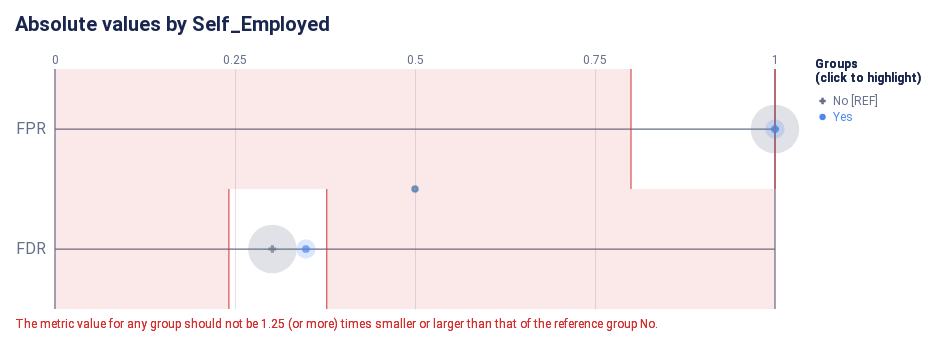

Here is the notebook cell this chart was saved with:
### Code cell
ap.absolute(bdf, metrics, 'Self_Employed', fairness_threshold = disparity_tolerance)

### Figure 1 — Vega-Lite specification as saved in the notebook (floating-point values rounded to 4 significant figures)
{"config": {"view": {"continuousWidth": 300, "continuousHeight": 300, "strokeWidth": 0}, "axisLeft": {"labelColor": "rgb(102, 111, 137)", "labelFont": "Roboto, Arial, sans-serif", "labelFontSize": 16}, "title": {"anchor": "start", "color": "rgb(25, 39, 78)", "font": "Roboto, Arial, sans-serif", "fontSize": 20, "fontWeight": "bold"}}, "layer": [{"data": {"name": "data-22e37ecfbb523156dad3ffdb726c704c"}, "mark": {"type": "rule", "stroke": "rgb(102, 111, 137)", "strokeWidth": 1.25, "tooltip": null}, "encoding": {"x": {"field": "start", "scale": {"domain": [0, 1], "range": [40.0, 760.0]}, "type": "quantitative"}, "x2": {"field": "end"}, "y": {"axis": {"domain": false, "labelAngle": 0, "labelPadding": -30, "orient": "left", "ticks": false, "title": null}, "field": "y_position", "scale": {"domain": ["FPR", "FDR"], "range": [30.0, 270.0]}, "type": "nominal"}}}, {"data": {"name": "data-6cfe259518f6c7b358d8f836a73e6b7f"}, "mark": {"type": "rule", "stroke": "rgb(102, 111, 137)", "strokeWidth": 1.25, "tooltip": null}, "encoding": {"x": {"field": "x_position", "scale": {"domain": [0, 1], "range": [40.0, 760.0]}, "type": "quantitative"}, "y": {"value": 30.0}, "y2": {"value": 270.0}}}, {"data": {"name": "data-60ed1133fa688d151d36705a369482e0"}, "mark": {"type": "text", "align": "center", "color": "rgb(102, 111, 137)", "font": "Roboto, Arial, sans-serif", "fontSize": 12, "fontWeight": "normal", "tooltip": null}, "encoding": {"text": {"field": "value", "type": "nominal"}, "x": {"field": "value", "scale": {"domain": [0, 1], "range": [40.0, 760.0]}, "type": "quantitative"}, "y": {"value": 21.0}}}, {"layer": [{"mark": {"type": "rect", "opacity": 0.8, "stroke": "rgb(211, 47, 47)", "strokeWidth": 1.25, "tooltip": null}, "encoding": {"x": {"field": "lower_threshold_value", "scale": {"domain": [0, 1], "range": [40.0, 760.0]}, "type": "quantitative"}, "x2": {"field": "lower_threshold_value"}, "y": {"axis": {"domain": false, "grid": false, "labels": false, "ticks": false, "title": null}, "field": "metric", "scale": {"domain": ["FPR", "FDR"], "range": [30.0, 270.0]}, "type": "nominal"}}}, {"mark": {"type": "rect", "opacity": 0.8, "stroke": "rgb(211, 47, 47)", "strokeWidth": 1.25, "tooltip": null}, "encoding": {"x": {"field": "upper_threshold_value", "scale": {"domain": [0, 1], "range": [40.0, 760.0]}, "type": "quantitative"}, "x2": {"field": "upper_threshold_value"}, "y": {"axis": {"domain": false, "grid": false, "labels": false, "ticks": false, "title": null}, "field": "metric", "scale": {"domain": ["FPR", "FDR"], "range": [30.0, 270.0]}, "type": "nominal"}}}, {"layer": [{"mark": {"type": "rect", "fill": "rgb(211, 47, 47)", "opacity": 0.1, "tooltip": null}, "encoding": {"x": {"field": "lower_threshold_value", "scale": {"domain": [0, 1], "range": [40.0, 760.0]}, "type": "quantitative"}, "x2": {"field": "lower_end"}, "y": {"axis": {"domain": false, "grid": false, "labels": false, "ticks": false, "title": null}, "field": "metric", "scale": {"domain": ["FPR", "FDR"], "range": [30.0, 270.0]}, "type": "nominal"}}}, {"mark": {"type": "rect", "fill": "rgb(211, 47, 47)", "opacity": 0.1, "tooltip": null}, "encoding": {"x": {"field": "upper_threshold_value", "scale": {"domain": [0, 1], "range": [40.0, 760.0]}, "type": "quantitative"}, "x2": {"field": "upper_end"}, "y": {"axis": {"domain": false, "grid": false, "labels": false, "ticks": false, "title": null}, "field": "metric", "scale": {"domain": ["FPR", "FDR"], "range": [30.0, 270.0]}, "type": "nominal"}}}]}, {"layer": [{"mark": {"type": "text", "align": "left", "baseline": "top", "fill": "rgb(211, 47, 47)", "font": "Roboto, Arial, sans-serif", "fontSize": 12, "fontWeight": "normal", "tooltip": null}, "encoding": {"text": {"value": "The metric value for any group should not be 1.25 (or more) times smaller or larger than that of the reference group No."}, "x": {"value": 0}, "y": {"value": 280.0}}}], "data": {"name": "data-79dd248bdaa0ea02c535240e8ad022c8"}}], "data": {"name": "data-464a07ea46140fd2b6fa1725d9c26515"}}, {"layer": [{"data": {"name": "empty"}, "mark": {"type": "circle"}}, {"data": {"name": "data-39f593c407b90006661266e1ad5f1f07"}, "mark": {"type": "circle", "cursor": "pointer", "opacity": 0.2}, "encoding": {"color": {"condition": {"param": "param_37", "empty": true, "field": "attribute_value", "legend": null, "scale": {"domain": ["No", "Yes"], "range": ["rgb(102, 111, 137)", "rgb(76, 136, 238)", "rgb(254, 97, 0)", "rgb(220, 38, 127)", "rgb(255, 176, 0)", "rgb(150, 95, 230)"]}, "type": "nominal"}, "value": "rgb(225, 226, 231)"}, "size": {"field": "group_size", "legend": null, "scale": {"domain": [0, 496.8], "range": [0, 2827.0]}, "type": "quantitative"}, "tooltip": [{"field": "attribute_value", "title": "Group", "type": "nominal"}, {"field": "tooltip_group_size", "title": "Group Size", "type": "nominal"}, {"field": "tooltip_disparity_explanation_fpr", "title": "Disparity", "type": "nominal"}, {"field": "fpr", "format": ".2f", "title": "FPR", "type": "quantitative"}], "x": {"axis": {"domain": false, "gridColor": "rgb(225, 226, 231)", "labels": false, "ticks": false, "title": null, "values": [0.25, 0.5, 0.75]}, "field": "fpr", "scale": {"domain": [0, 1], "range": [40.0, 760.0]}, "type": "quantitative"}, "y": {"axis": {"domain": false, "grid": false, "labels": false, "ticks": false, "title": null}, "field": "metric_variable", "scale": {"domain": ["FPR", "FDR"], "range": [30.0, 270.0]}, "type": "nominal"}}, "name": "view_38", "transform": [{"calculate": "'FPR'", "as": "metric_variable"}]}, {"data": {"name": "data-39f593c407b90006661266e1ad5f1f07"}, "mark": {"type": "circle", "cursor": "pointer", "opacity": 0.2}, "encoding": {"color": {"condition": {"param": "param_37", "empty": true, "field": "attribute_value", "legend": null, "scale": {"domain": ["No", "Yes"], "range": ["rgb(102, 111, 137)", "rgb(76, 136, 238)", "rgb(254, 97, 0)", "rgb(220, 38, 127)", "rgb(255, 176, 0)", "rgb(150, 95, 230)"]}, "type": "nominal"}, "value": "rgb(225, 226, 231)"}, "size": {"field": "group_size", "legend": null, "scale": {"domain": [0, 496.8], "range": [0, 2827.0]}, "type": "quantitative"}, "tooltip": [{"field": "attribute_value", "title": "Group", "type": "nominal"}, {"field": "tooltip_group_size", "title": "Group Size", "type": "nominal"}, {"field": "tooltip_disparity_explanation_fdr", "title": "Disparity", "type": "nominal"}, {"field": "fdr", "format": ".2f", "title": "FDR", "type": "quantitative"}], "x": {"axis": {"domain": false, "gridColor": "rgb(225, 226, 231)", "labels": false, "ticks": false, "title": null, "values": [0.25, 0.5, 0.75]}, "field": "fdr", "scale": {"domain": [0, 1], "range": [40.0, 760.0]}, "type": "quantitative"}, "y": {"axis": {"domain": false, "grid": false, "labels": false, "ticks": false, "title": null}, "field": "metric_variable", "scale": {"domain": ["FPR", "FDR"], "range": [30.0, 270.0]}, "type": "nominal"}}, "name": "view_40", "transform": [{"calculate": "'FDR'", "as": "metric_variable"}]}, {"layer": [{"data": {"name": "empty"}, "mark": {"type": "point"}}, {"data": {"name": "data-39f593c407b90006661266e1ad5f1f07"}, "mark": {"type": "point", "cursor": "pointer", "filled": true, "size": 60}, "encoding": {"color": {"condition": {"param": "param_37", "empty": true, "field": "attribute_value", "legend": null, "scale": {"domain": ["No", "Yes"], "range": ["rgb(102, 111, 137)", "rgb(76, 136, 238)", "rgb(254, 97, 0)", "rgb(220, 38, 127)", "rgb(255, 176, 0)", "rgb(150, 95, 230)"]}, "type": "nominal"}, "value": "rgb(225, 226, 231)"}, "shape": {"field": "attribute_value", "legend": null, "scale": {"domain": ["No", "Yes"], "range": ["cross", "circle"]}, "type": "nominal"}, "tooltip": [{"field": "attribute_value", "title": "Group", "type": "nominal"}, {"field": "tooltip_group_size", "title": "Group Size", "type": "nominal"}, {"field": "tooltip_disparity_explanation_fpr", "title": "Disparity", "type": "nominal"}, {"field": "fpr", "format": ".2f", "title": "FPR", "type": "quantitative"}], "x": {"axis": {"domain": false, "gridColor": "rgb(225, 226, 231)", "labels": false, "ticks": false, "title": null, "values": [0.25, 0.5, 0.75]}, "field": "fpr", "scale": {"domain": [0, 1], "range": [40.0, 760.0]}, "type": "quantitative"}, "y": {"axis": {"domain": false, "grid": false, "labels": false, "ticks": false, "title": null}, "field": "metric_variable", "scale": {"domain": ["FPR", "FDR"], "range": [30.0, 270.0]}, "type": "nominal"}}, "name": "view_37", "transform": [{"calculate": "'FPR'", "as": "metric_variable"}]}, {"data": {"name": "data-39f593c407b90006661266e1ad5f1f07"}, "mark": {"type": "point", "cursor": "pointer", "filled": true, "size": 60}, "encoding": {"color": {"condition": {"param": "param_37", "empty": true, "field": "attribute_value", "legend": null, "scale": {"domain": ["No", "Yes"], "range": ["rgb(102, 111, 137)", "rgb(76, 136, 238)", "rgb(254, 97, 0)", "rgb(220, 38, 127)", "rgb(255, 176, 0)", "rgb(150, 95, 230)"]}, "type": "nominal"}, "value": "rgb(225, 226, 231)"}, "shape": {"field": "attribute_value", "legend": null, "scale": {"domain": ["No", "Yes"], "range": ["cross", "circle"]}, "type": "nominal"}, "tooltip": [{"field": "attribute_value", "title": "Group", "type": "nominal"}, {"field": "tooltip_group_size", "title": "Group Size", "type": "nominal"}, {"field": "tooltip_disparity_explanation_fdr", "title": "Disparity", "type": "nominal"}, {"field": "fdr", "format": ".2f", "title": "FDR", "type": "quantitative"}], "x": {"axis": {"domain": false, "gridColor": "rgb(225, 226, 231)", "labels": false, "ticks": false, "title": null, "values": [0.25, 0.5, 0.75]}, "field": "fdr", "scale": {"domain": [0, 1], "range": [40.0, 760.0]}, "type": "quantitative"}, "y": {"axis": {"domain": false, "grid": false, "labels": false, "ticks": false, "title": null}, "field": "metric_variable", "scale": {"domain": ["FPR", "FDR"], "range": [30.0, 270.0]}, "type": "nominal"}}, "name": "view_39", "transform": [{"calculate": "'FDR'", "as": "metric_variable"}]}]}]}, {"layer": [{"mark": {"type": "point", "cursor": "pointer", "filled": true, "opacity": 1, "size": 40}, "encoding": {"color": {"condition": {"param": "param_37", "empty": true, "field": "attribute_value", "legend": null, "scale": {"domain": ["No", "Yes"], "range": ["rgb(102, 111, 137)", "rgb(76, 136, 238)", "rgb(254, 97, 0)", "rgb(220, 38, 127)", "rgb(255, 176, 0)", "rgb(150, 95, 230)"]}, "type": "nominal"}, "value": "rgb(225, 226, 231)"}, "shape": {"field": "attribute_value", "legend": null, "scale": {"domain": ["No", "Yes"], "range": ["cross", "circle"]}, "type": "nominal"}, "x": {"value": 807.6}, "y": {"axis": {"domain": false, "grid": false, "labels": false, "ticks": false, "title": null}, "field": "attribute_value", "scale": {"domain": ["No", "Yes"], "range": [54, 86]}, "type": "nominal"}}, "name": "view_41"}, {"mark": {"type": "text", "align": "left", "baseline": "middle", "cursor": "pointer", "font": "Roboto, Arial, sans-serif", "fontSize": 12, "fontWeight": "normal"}, "encoding": {"color": {"condition": {"param": "param_37", "empty": true, "field": "attribute_value", "legend": null, "scale": {"domain": ["No", "Yes"], "range": ["rgb(102, 111, 137)", "rgb(76, 136, 238)", "rgb(254, 97, 0)", "rgb(220, 38, 127)", "rgb(255, 176, 0)", "rgb(150, 95, 230)"]}, "type": "nominal"}, "value": "rgb(225, 226, 231)"}, "text": {"field": "label", "type": "nominal"}, "x": {"value": 818.1}, "y": {"axis": {"domain": false, "grid": false, "labels": false, "ticks": false, "title": null}, "field": "attribute_value", "scale": {"domain": ["No", "Yes"], "range": [54, 86]}, "type": "nominal"}}, "name": "view_42"}, {"data": {"name": "data-79dd248bdaa0ea02c535240e8ad022c8"}, "mark": {"type": "text", "align": "left", "baseline": "top", "color": "rgb(25, 39, 78)", "font": "Roboto, Arial, sans-serif", "fontSize": 12, "fontWeight": "bold"}, "encoding": {"text": {"value": "(click to highlight)"}, "x": {"value": 800}, "y": {"value": 34}}}, {"data": {"name": "data-79dd248bdaa0ea02c535240e8ad022c8"}, "mark": {"type": "text", "align": "left", "baseline": "top", "color": "rgb(25, 39, 78)", "font": "Roboto, Arial, sans-serif", "fontSize": 12, "fontWeight": "bold"}, "encoding": {"text": {"value": "Groups"}, "x": {"value": 800}, "y": {"value": 20}}}], "data": {"name": "data-ded1333ff6a0f172f528de5ec921d941"}}], "height": 300, "padding": {"top": 15, "bottom": 5.0, "left": 15, "right": 15}, "params": [{"name": "param_39", "select": {"type": "point", "fields": ["attribute_value"]}, "views": ["view_38"]}, {"name": "param_41", "select": {"type": "point", "fields": ["attribute_value"]}, "views": ["view_40"]}, {"name": "param_38", "select": {"type": "point", "fields": ["attribute_value"]}, "views": ["view_37"]}, {"name": "param_40", "select": {"type": "point", "fields": ["attribute_value"]}, "views": ["view_39"]}, {"name": "param_37", "select": {"type": "point", "fields": ["attribute_value"]}, "views": ["view_41"]}, {"name": "param_42", "select": {"type": "point", "fields": ["attribute_value"]}, "views": ["view_42"]}], "resolve": {"scale": {"size": "independent", "y": "independent"}}, "title": "Absolute values by Self_Employed", "usermeta": {"embedOptions": {"scaleFactor": 5, "downloadFileName": "absolute_chart"}}, "width": 800, "$schema": "https://vega.github.io/schema/vega-lite/v5.16.3.json", "datasets": {"data-22e37ecfbb523156dad3ffdb726c704c": [{"y_position": "FPR", "start": 0, "end": 1}, {"y_position": "FDR", "start": 0, "end": 1}], "data-6cfe259518f6c7b358d8f836a73e6b7f": [{"x_position": 0}, {"x_position": 1}], "data-60ed1133fa688d151d36705a369482e0": [{"value": 0.0}, {"value": 0.25}, {"value": 0.5}, {"value": 0.75}, {"value": 1.0}], "data-464a07ea46140fd2b6fa1725d9c26515": [{"lower_end": 0, "upper_end": 1, "lower_threshold_value": 0.8, "upper_threshold_value": 1.0, "metric": "FPR"}, {"lower_end": 0, "upper_end": 1, "lower_threshold_value": 0.2415, "upper_threshold_value": 0.3774, "metric": "FDR"}], "data-79dd248bdaa0ea02c535240e8ad022c8": [{"a": 1, "b": 0}, {"a": 1, "b": 0}], "empty": [{}], "data-39f593c407b90006661266e1ad5f1f07": [{"attribute_name": "Self_Employed", "attribute_value": "No", "group_size": 414, "total_entities": 480, "fpr": 1.0, "fdr": 0.3019, "fpr_disparity": 1.0, "fdr_disparity": 1.0, "fpr_disparity_scaled": 0.0, "fdr_disparity_scaled": 0.0, "tooltip_group_size": "414 (86.25%)", "tooltip_disparity_explanation_fpr": "Reference group", "tooltip_disparity_explanation_fdr": "Reference group"}, {"attribute_name": "Self_Employed", "attribute_value": "Yes", "group_size": 66, "total_entities": 480, "fpr": 1.0, "fdr": 0.3485, "fpr_disparity": 1.0, "fdr_disparity": 1.154, "fpr_disparity_scaled": 0.0, "fdr_disparity_scaled": 0.1542, "tooltip_group_size": "66 (13.75%)", "tooltip_disparity_explanation_fpr": "Same FPR as the reference group", "tooltip_disparity_explanation_fdr": "1.15 times larger FDR than the reference group"}], "data-ded1333ff6a0f172f528de5ec921d941": [{"attribute_value": "No", "label": "No [REF]"}, {"attribute_value": "Yes", "label": "Yes"}]}}
